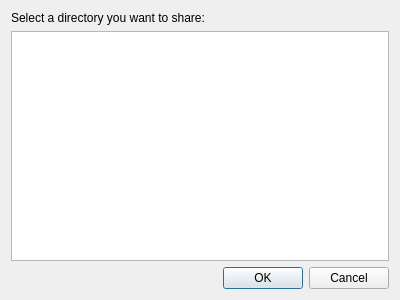
<ui version="4.0" >
 <class>Dialog</class>
 <widget class="QDialog" name="Dialog" >
  <property name="geometry" >
   <rect>
    <x>0</x>
    <y>0</y>
    <width>400</width>
    <height>300</height>
   </rect>
  </property>
  <property name="windowTitle" >
   <string>Dialog</string>
  </property>
  <layout class="QVBoxLayout" name="verticalLayout" >
   <item>
    <widget class="QLabel" name="label" >
     <property name="text" >
      <string>Select a directory you want to share:</string>
     </property>
    </widget>
   </item>
   <item>
    <widget class="QTreeWidget" name="treeWidget" >
     <property name="sortingEnabled" >
      <bool>true</bool>
     </property>
     <property name="headerHidden" >
      <bool>true</bool>
     </property>
     <column>
      <property name="text" >
       <string>1</string>
      </property>
     </column>
    </widget>
   </item>
   <item>
    <widget class="QDialogButtonBox" name="buttonBox" >
     <property name="orientation" >
      <enum>Qt::Horizontal</enum>
     </property>
     <property name="standardButtons" >
      <set>QDialogButtonBox::Cancel|QDialogButtonBox::Ok</set>
     </property>
    </widget>
   </item>
  </layout>
 </widget>
 <resources/>
 <connections>
  <connection>
   <sender>buttonBox</sender>
   <signal>accepted()</signal>
   <receiver>Dialog</receiver>
   <slot>accept()</slot>
   <hints>
    <hint type="sourcelabel" >
     <x>248</x>
     <y>254</y>
    </hint>
    <hint type="destinationlabel" >
     <x>157</x>
     <y>274</y>
    </hint>
   </hints>
  </connection>
  <connection>
   <sender>buttonBox</sender>
   <signal>rejected()</signal>
   <receiver>Dialog</receiver>
   <slot>reject()</slot>
   <hints>
    <hint type="sourcelabel" >
     <x>316</x>
     <y>260</y>
    </hint>
    <hint type="destinationlabel" >
     <x>286</x>
     <y>274</y>
    </hint>
   </hints>
  </connection>
 </connections>
</ui>
